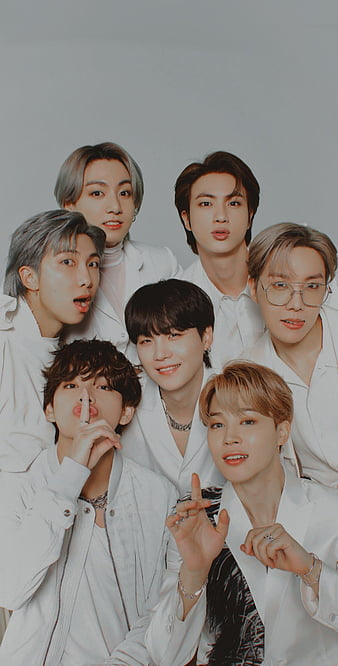
#> input picture image.jpg, 338 x 666 px
$ python face_recognition1.py
#> lines starting #> are read from the running program, lines starting #| are printed output that depends on the picture; after the words box and inside, x2 and y2 are one past the last pixel; in counts of white or black regions, pixels touching at a corner belong together
import cv2

# Load the Haar Cascade classifier for face detection
face_cascade = cv2.CascadeClassifier('haarcascade_frontalface_default.xml')

# Load the image and convert it to grayscale
img = cv2.imread('image.jpg')
#> img is the input picture: shape (666, 338, 3); mean B, G, R 128.6, 134, 140.5
gray = cv2.cvtColor(img, cv2.COLOR_BGR2GRAY)
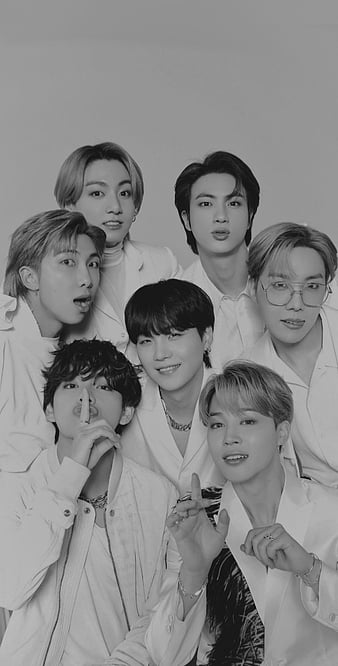
#> gray: shape (666, 338); min 0, max 217, mean 135.3

# Detect faces in the image using the face cascade classifier
faces = face_cascade.detectMultiScale(gray, scaleFactor=1.1, minNeighbors=5)
#> faces = [[181, 173, 76, 76], [256, 254, 79, 79], [76, 165, 72, 72], [43, 356, 83, 83], [190, 391, 86, 86], [37, 230, 88, 88]]

# Draw a rectangle around each detected face
for (x, y, w, h) in faces:
    cv2.rectangle(img, (x, y), (x+w, y+h), (0, 255, 0), 2)
#> this loop made 6 passes
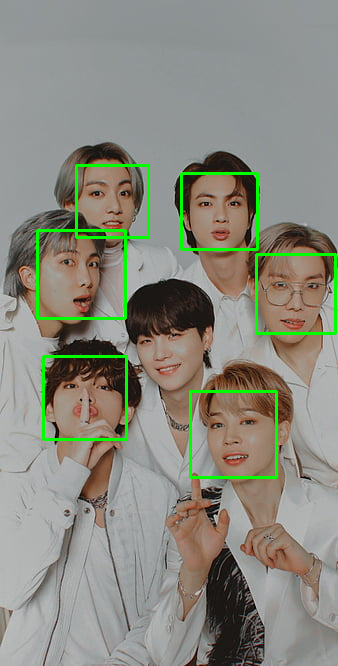
#> img: shape (666, 338, 3); 2.56% of pixels changed, all inside (x1, y1, x2, y2) = (36, 164, 337, 479)

# Display the image with the detected faces
cv2.imshow('img', img)
cv2.waitKey()
cv2.destroyAllWindows()
